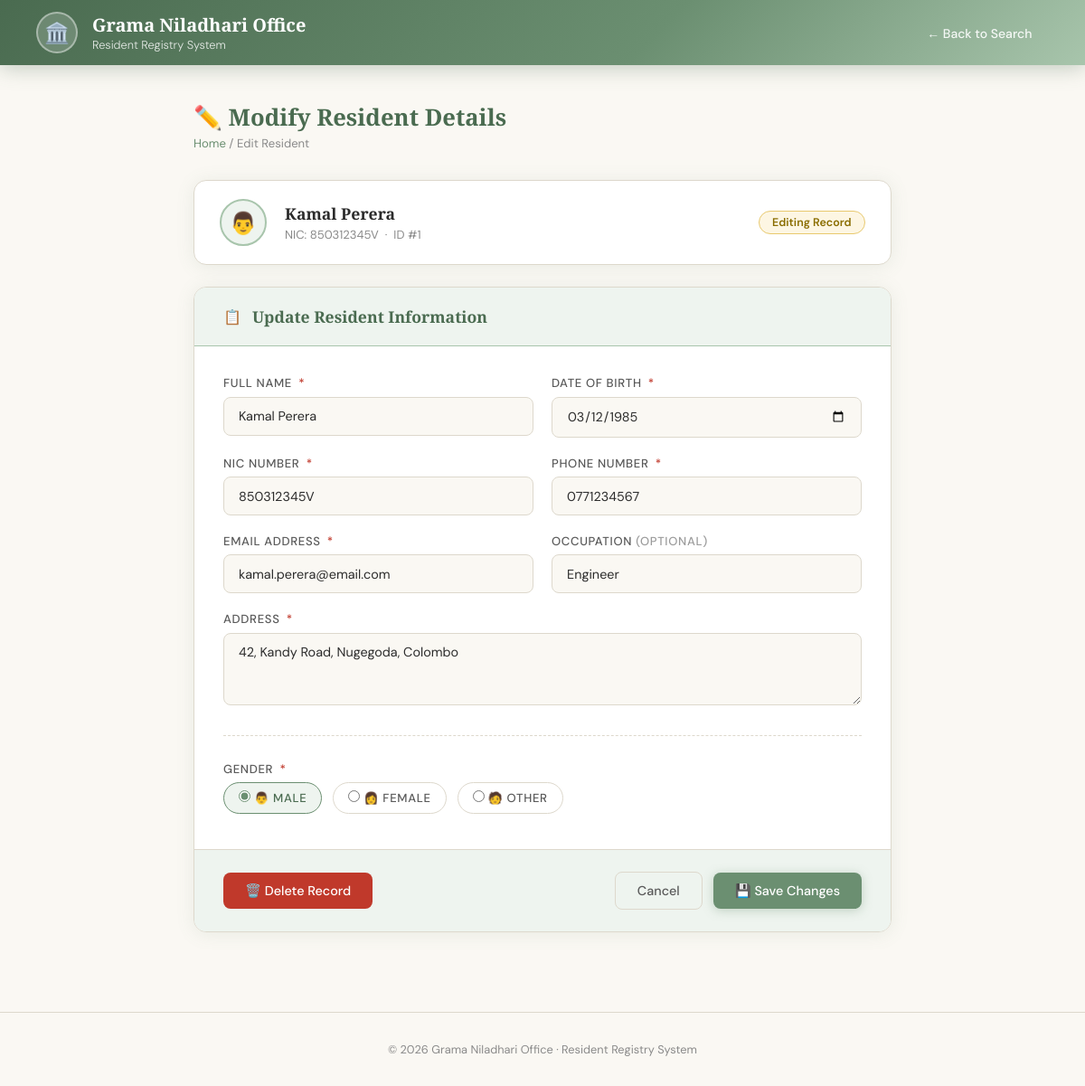
The page /edit.php?id=1 on the database its author committed.
### tables this page shows
CREATE TABLE residents (
  id              INT           AUTO_INCREMENT PRIMARY KEY,
  full_name       VARCHAR(100)  NOT NULL,
  dob             DATE          NOT NULL,
  nic             VARCHAR(12)   UNIQUE NOT NULL,
  address         TEXT          NOT NULL,
  phone           VARCHAR(15)   NOT NULL,
  email           VARCHAR(100)  NOT NULL,
  occupation      VARCHAR(50)   NULL,
  gender          ENUM('Male','Female','Other') NOT NULL,
  registered_date TIMESTAMP     DEFAULT CURRENT_TIMESTAMP
);

### edit.php (the view, shortened to what this page needs)
<?php
require_once 'config.php';
$id = intval($_GET['id'] ?? 0);
$row = $conn->query("SELECT * FROM residents WHERE id=$id")->fetch_assoc();
$errors  = [];
$form = [
  'full_name'  => $row['full_name'],
  'dob'        => $row['dob'],
  'nic'        => $row['nic'],
  'address'    => $row['address'],
  'phone'      => $row['phone'],
  'email'      => $row['email'],
  'occupation' => $row['occupation'] ?? '',
  'gender'     => $row['gender'],
];
?>
<!DOCTYPE html>
<html lang="en">
<head>
</head>
<body>
<header class="header">
  <div class="header-brand">
    <div class="header-emblem">🏛️</div>
    <div class="header-title">Grama Niladhari Office<span>Resident Registry System</span></div>
  </div>
  <nav class="header-nav">
    <a href="index.php">← Back to Search</a>
  </nav>
</header>
<main class="container">
  <div class="page-heading">
    <div>
      <h1>✏️ Modify Resident Details</h1>
      <div class="breadcrumb"><a href="index.php">Home</a> / Edit Resident</div>
    </div>
  </div>
  <div class="identity-strip">
    <div class="id-avatar"><?= $form['gender']==='Female' ? '👩' : ($form['gender']==='Male'?'👨':'🧑') ?></div>
    <div>
      <div class="id-name"><?= htmlspecialchars($form['full_name']) ?></div>
      <div class="id-meta">NIC: <?= htmlspecialchars($form['nic']) ?> &nbsp;·&nbsp; ID #<?= $id ?></div>
    </div>
    <div class="id-badge">Editing Record</div>
  </div>
  <div class="card">
    <div class="card-header">
      <span>📋</span>
      <h2>Update Resident Information</h2>
    </div>
    <form method="POST" novalidate>
      <div class="card-body">
        <div class="form-grid">
          <div class="form-group">
            <label>Full Name <span class="req">*</span></label>
            <input type="text" name="full_name" class="form-control <?= isset($errors['full_name'])?'is-error':'' ?>"
                   value="<?= htmlspecialchars($form['full_name']) ?>" maxlength="100">
          </div>
          <div class="form-group">
            <label>Date of Birth <span class="req">*</span></label>
            <input type="date" name="dob" class="form-control <?= isset($errors['dob'])?'is-error':'' ?>"
                   value="<?= htmlspecialchars($form['dob']) ?>" max="<?= date('Y-m-d', strtotime('-1 day')) ?>">
          </div>
          <div class="form-group">
            <label>NIC Number <span class="req">*</span></label>
            <input type="text" name="nic" class="form-control <?= isset($errors['nic'])?'is-error':'' ?>"
                   value="<?= htmlspecialchars($form['nic']) ?>" maxlength="12">
          </div>
          <div class="form-group">
            <label>Phone Number <span class="req">*</span></label>
            <input type="tel" name="phone" class="form-control <?= isset($errors['phone'])?'is-error':'' ?>"
                   value="<?= htmlspecialchars($form['phone']) ?>" maxlength="15">
          </div>
          <div class="form-group">
            <label>Email Address <span class="req">*</span></label>
            <input type="email" name="email" class="form-control <?= isset($errors['email'])?'is-error':'' ?>"
                   value="<?= htmlspecialchars($form['email']) ?>" maxlength="100">
          </div>
          <div class="form-group">
            <label>Occupation <em style="font-style:normal;opacity:.6;">(optional)</em></label>
            <input type="text" name="occupation" class="form-control"
                   value="<?= htmlspecialchars($form['occupation']) ?>" maxlength="50">
          </div>
          <div class="form-group form-full">
            <label>Address <span class="req">*</span></label>
            <textarea name="address" class="form-control <?= isset($errors['address'])?'is-error':'' ?>"><?= htmlspecialchars($form['address']) ?></textarea>
          </div>
          <hr class="section-divider">
          <div class="form-group form-full">
            <label>Gender <span class="req">*</span></label>
            <div class="radio-group">
              <?php foreach(['Male','Female','Other'] as $g): ?>
              <label class="radio-option">
                <input type="radio" name="gender" value="<?= $g ?>" <?= $form['gender']===$g?'checked':'' ?>>
                <?= $g==='Male'?'👨 Male':($g==='Female'?'👩 Female':'🧑 Other') ?>
              </label>
              <?php endforeach; ?>
            </div>
          </div>
        </div>
      </div>
      <div class="form-footer">
        <a href="delete.php?id=<?= $id ?>&name=<?= urlencode($form['full_name']) ?>" class="btn btn-danger" style="margin-right:auto;">🗑️ Delete Record</a>
        <a href="index.php" class="btn btn-outline">Cancel</a>
        <button type="submit" class="btn btn-primary">💾 Save Changes</button>
      </div>
    </form>
  </div>
</main>
<footer>© <?= date('Y') ?> Grama Niladhari Office · Resident Registry System</footer>
</body>
</html>

### rows shown on the page
residents: full_name "Kamal Perera", nic "850312345V", dob "03/12/1985", phone "0771234567", email "kamal.perera@email.com", occupation "Engineer", address "42, Kandy Road, Nugegoda, Colombo", gender "☑ 👨 MALE", gender "☐ 👩 FEMALE", gender "☐ 🧑 OTHER"

### other values the page prints
$id "1"
